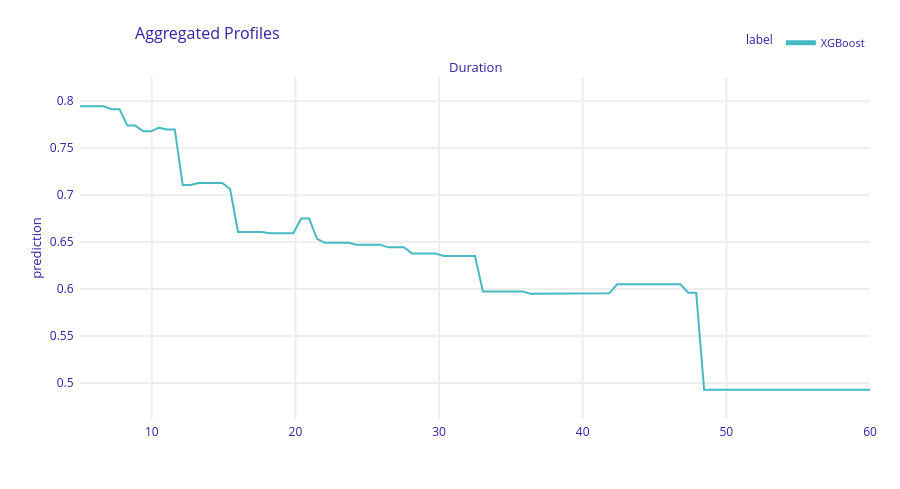

Notebook source saved alongside this figure:
### Code cell
explainer.model_profile(variables=["Duration"]).plot()

### Figure 1 — Plotly figure (JSON) as saved in the notebook; plotly's stock layout.template omitted (floating-point values rounded to 4 significant figures; data arrays with more than 128 entries replaced by an {"elided": "..."} marker saying what was removed)
{"data": [{"customdata": {"elided": "101x3 mixed values"}, "hovertemplate": "<b>%{hovertext}</b><br><br>prediction=%{y:.3f}<br>mean_prediction=%{customdata[0]:.3f}<extra></extra>", "hovertext": ["XGBoost", "XGBoost", "XGBoost", "XGBoost", "XGBoost", "XGBoost", "XGBoost", "XGBoost", "XGBoost", "XGBoost", "XGBoost", "XGBoost", "XGBoost", "XGBoost", "XGBoost", "XGBoost", "XGBoost", "XGBoost", "XGBoost", "XGBoost", "XGBoost", "XGBoost", "XGBoost", "XGBoost", "XGBoost", "XGBoost", "XGBoost", "XGBoost", "XGBoost", "XGBoost", "XGBoost", "XGBoost", "XGBoost", "XGBoost", "XGBoost", "XGBoost", "XGBoost", "XGBoost", "XGBoost", "XGBoost", "XGBoost", "XGBoost", "XGBoost", "XGBoost", "XGBoost", "XGBoost", "XGBoost", "XGBoost", "XGBoost", "XGBoost", "XGBoost", "XGBoost", "XGBoost", "XGBoost", "XGBoost", "XGBoost", "XGBoost", "XGBoost", "XGBoost", "XGBoost", "XGBoost", "XGBoost", "XGBoost", "XGBoost", "XGBoost", "XGBoost", "XGBoost", "XGBoost", "XGBoost", "XGBoost", "XGBoost", "XGBoost", "XGBoost", "XGBoost", "XGBoost", "XGBoost", "XGBoost", "XGBoost", "XGBoost", "XGBoost", "XGBoost", "XGBoost", "XGBoost", "XGBoost", "XGBoost", "XGBoost", "XGBoost", "XGBoost", "XGBoost", "XGBoost", "XGBoost", "XGBoost", "XGBoost", "XGBoost", "XGBoost", "XGBoost", "XGBoost", "XGBoost", "XGBoost", "XGBoost", "XGBoost"], "legendgroup": "XGBoost", "line": {"color": "#46bac2", "dash": "solid", "width": 2}, "marker": {"symbol": "circle"}, "mode": "lines", "name": "XGBoost", "opacity": 1, "orientation": "v", "showlegend": true, "type": "scatter", "x": [5.0, 5.55, 6.1, 6.65, 7.2, 7.75, 8.3, 8.85, 9.4, 9.95, 10.5, 11.05, 11.6, 12.15, 12.7, 13.25, 13.8, 14.35, 14.9, 15.45, 16.0, 16.55, 17.1, 17.65, 18.2, 18.75, 19.3, 19.85, 20.4, 20.95, 21.5, 22.05, 22.6, 23.15, 23.7, 24.25, 24.8, 25.35, 25.9, 26.45, 27.0, 27.55, 28.1, 28.65, 29.2, 29.75, 30.3, 30.85, 31.4, 31.95, 32.5, 33.05, 33.6, 34.15, 34.7, 35.25, 35.8, 36.35, 36.9, 37.45, 38.0, 38.55, 39.1, 39.65, 40.2, 40.75, 41.3, 41.85, 42.4, 42.95, 43.5, 44.05, 44.6, 45.15, 45.7, 46.25, 46.8, 47.35, 47.9, 48.45, 49.0, 49.55, 50.1, 50.65, 51.2, 51.75, 52.3, 52.85, 53.4, 53.95, 54.5, 55.05, 55.6, 56.15, 56.7, 57.25, 57.8, 58.35, 58.9, 59.45, 60.0], "xaxis": "x", "y": [0.7945, 0.7945, 0.7945, 0.7945, 0.7915, 0.7915, 0.7741, 0.7741, 0.7679, 0.7679, 0.7718, 0.7699, 0.7699, 0.7107, 0.7107, 0.7129, 0.7129, 0.7129, 0.7129, 0.7066, 0.6608, 0.6608, 0.6608, 0.6608, 0.6595, 0.6595, 0.6595, 0.6595, 0.6752, 0.6752, 0.6535, 0.6492, 0.6492, 0.6492, 0.6492, 0.6473, 0.6473, 0.6473, 0.6473, 0.6444, 0.6444, 0.6444, 0.638, 0.638, 0.638, 0.638, 0.6353, 0.6353, 0.6353, 0.6353, 0.6353, 0.5975, 0.5975, 0.5975, 0.5975, 0.5975, 0.5975, 0.5951, 0.5951, 0.5951, 0.5951, 0.5951, 0.5955, 0.5955, 0.5955, 0.5955, 0.5955, 0.5955, 0.6051, 0.6051, 0.6051, 0.6051, 0.6051, 0.6051, 0.6051, 0.6051, 0.6051, 0.5961, 0.5961, 0.4929, 0.4929, 0.4929, 0.4929, 0.4929, 0.4929, 0.4929, 0.4929, 0.4929, 0.4929, 0.4929, 0.4929, 0.4929, 0.4929, 0.4929, 0.4929, 0.4929, 0.4929, 0.4929, 0.4929, 0.4929, 0.4929], "yaxis": "y"}], "layout": {"annotations": [{"font": {"size": 13}, "showarrow": false, "text": "Duration", "x": 0.5, "xanchor": "center", "xref": "paper", "y": 1, "yanchor": "bottom", "yref": "paper"}, {"font": {"size": 13}, "showarrow": false, "text": "prediction", "textangle": -90, "x": -0.07, "xref": "paper", "y": 0.5, "yref": "paper"}], "font": {"color": "#371ea3"}, "height": 489, "hovermode": "x unified", "legend": {"font": {"size": 11}, "itemsizing": "constant", "orientation": "h", "title": {"font": {"size": 12}, "text": "label"}, "tracegroupgap": 0, "x": 1, "xanchor": "right", "y": 1.061, "yanchor": "bottom"}, "margin": {"b": 71, "r": 30, "t": 78}, "title": {"font": {"size": 16}, "text": "Aggregated Profiles", "x": 0.15}, "xaxis": {"anchor": "y", "automargin": true, "domain": [0, 1], "fixedrange": true, "gridwidth": 2, "showticklabels": true, "tickcolor": "white", "ticklen": 3, "ticks": "outside", "title": {"text": ""}, "type": "linear", "zeroline": false}, "yaxis": {"anchor": "x", "automargin": true, "domain": [0, 1], "fixedrange": true, "gridwidth": 2, "range": [0.4627, 0.8247], "tickcolor": "white", "ticklen": 3, "ticks": "outside", "title": {"text": ""}, "type": "linear", "zeroline": false}}}
